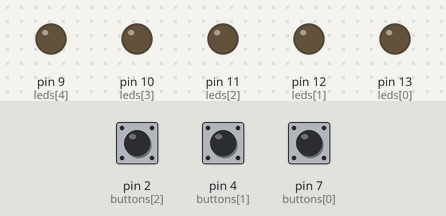
This sketch was run on a simulated Arduino Uno, built with avr-gcc and run on an emulated ATmega328P. Parts: output pins drawn as LEDs (lit = HIGH). Dashed ring = blinking. The inputs (shaded band) are chosen by the test bench; at power-on: pin 2 (buttons[2]) LOW, pin 4 (buttons[1]) LOW, pin 7 (buttons[0]) LOW.

Above: at 1.2 s.
1.3 s: pin 2 (buttons[2]) pulled HIGH for 0.15 s
At 2.1 s:
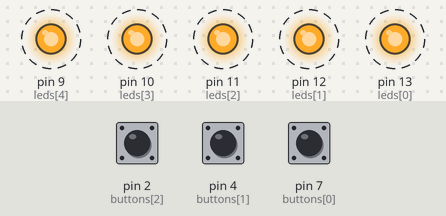
Timing chart, 0 to 12.3 s (numbered marks = the images above; inputs shaded):
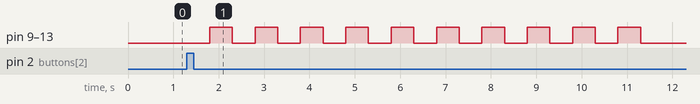

The sketch:

tutorial1.ino
```cpp
// buton ve ledlerin kaç adet olacağını global olarak tanımladık
#define LedsNumber 5
#define ButtonsNumber 3

short int leds[LedsNumber] = {13, 12, 11, 10, 9};
short int buttons[ButtonsNumber] = {7, 4, 2};

void setup() {
  Serial.begin(9600);
  for (int i = 0; i<LedsNumber; i++) pinMode(leds[i], OUTPUT);
  for (int i = 0; i<ButtonsNumber; i++) pinMode(buttons[i], INPUT);
}

void loop() {
  // hangi butona tıklandığını anlamamızı sağlar
  for (int i = 0; i<ButtonsNumber; i++) {
    if(digitalRead(buttons[i]) == HIGH) {
    	startTheCircuit(i);
        continue;
    }
  }
}

// hangi butona tıklanınca ne yapması gerektiğini belirtiriz
void startTheCircuit(int buttonIndex) {
  switch (buttonIndex) {
    case 0:
    	turnOnTheLedsForFirst();
    	break;
    case 1:
        turnOnTheLedsForScnd();
    	break;
    case 2:
    	turnOnTheLedsForThrd();
    	break;
    default:
    	break;
  }
  turnOffTheLeds();
  return;
}

// tüm ledleri söndürür
void turnOffTheLeds() {
    for(int i=0; i<LedsNumber; i++) digitalWrite(leds[i], LOW);
    return;
}

// baştan başlayıp sona doğru ledleri yakar
void turnOnTheLedsForFirst() {
    for (int i=0; i<LedsNumber; i++) {
    	delay(500);
  	digitalWrite(leds[i], HIGH);
        delay(500);
    }
    return;
}

// sondan baslayıp başa doğru ledleri yakar
void turnOnTheLedsForScnd(){
	for (int i=4; i>=0; i--) {
    	    delay(500);
	    digitalWrite(leds[i], HIGH);
   		delay(500);
  	}
}

// Ledleri ile bir flash etkisi verecek şekilde yakıp söndürür
void turnOnTheLedsForThrd() {
    for (int i=0; i<10; i++) {
      	delay(500);
    	for (int j=0; j<LedsNumber; j++) digitalWrite(leds[j], HIGH);
        delay(500);
        turnOffTheLeds();
    }
    return;
}
```

Measured:
- after the input at 1.3 s, pin 9 (leds[4]), pin 10 (leds[3]), pin 11 (leds[2]), pin 12 (leds[1]), pin 13 (leds[0]): alternates HIGH for 0.50 s and LOW for 0.50 s, starting after 0.50 s
